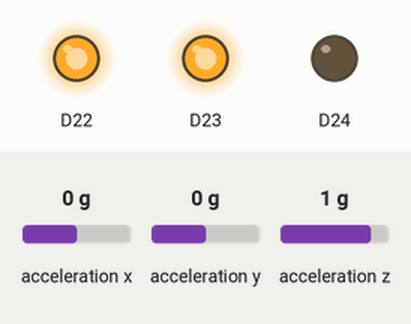
Simulated run of this sketch. Board: Arduino Nano 33 BLE. Shown: output pins drawn as LEDs (lit = HIGH). Inputs (shaded band) come from the test bench; at power-on: acceleration x 0 g, acceleration y 0 g, acceleration z 1 g. Nothing arrives over Bluetooth unless stated; a phone connects over Bluetooth LE 3 s after start.

Above: at 0.1 s.
At 4.2 s:
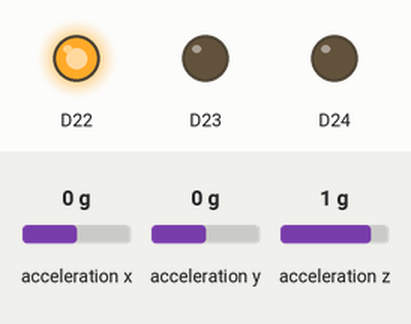
4.3 s: acceleration x set to -1.4 g
At 4.43 s:
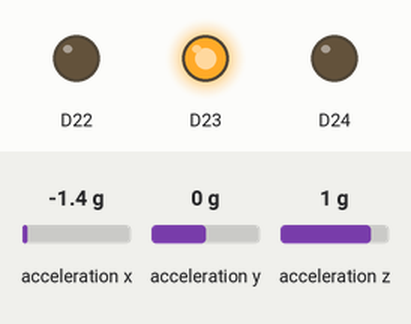
Timing chart, 0 to 7.3 s (numbered marks = the images above; inputs shaded):
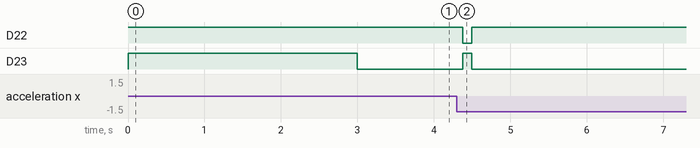

The sketch:

ble_motion_shaker.ino
```cpp
#include <ArduinoBLE.h>
#include <Arduino_BMI270_BMM150.h>
#include <math.h>

const char* DEVICE_NAME = "Peacock-Shaker";
const char* SERVICE_UUID = "19B10010-E8F2-537E-4F6C-D104768A1214";
const char* MOTION_LEVEL_UUID = "19B10011-E8F2-537E-4F6C-D104768A1214";

// Raise MOTION_START_THRESHOLD if the chick reacts too easily.
// Lower it if stronger handling is needed before anything happens.
const float MOTION_START_THRESHOLD = 0.42f;

// Raise MOTION_STOP_THRESHOLD if the chick stays active too long after motion stops.
// Lower it if the trigger turns off too quickly.
const float MOTION_STOP_THRESHOLD = 0.22f;

// Lower MOTION_FULL_SCALE if strong shaking should reach the highest response more easily.
// Raise it if the strongest responses happen too often.
const float MOTION_FULL_SCALE = 1.80f;

// MOTION_LEVEL_MAX controls how many motion steps are sent to the responder.
const byte MOTION_LEVEL_MAX = 5;

const unsigned long SENSOR_SAMPLE_MS = 40;

// Lower MOTION_WINDOW_MS for quicker response with less averaging.
// Raise it for smoother response with more averaging.
const unsigned long MOTION_WINDOW_MS = 120;
const unsigned long BLE_SEND_MIN_MS = 120;
const unsigned long BLE_REFRESH_MS = 400;

BLEService motionService(SERVICE_UUID);
BLEByteCharacteristic motionLevelCharacteristic(MOTION_LEVEL_UUID, BLERead | BLENotify);

byte localMotionLevel = 0;
byte sentMotionLevel = 255;

float previousAccelX = 0.0f;
float previousAccelY = 0.0f;
float previousAccelZ = 0.0f;
bool hasPreviousAcceleration = false;
float motionEnergySum = 0.0f;
byte motionEnergySamples = 0;

unsigned long lastSensorSampleMs = 0;
unsigned long lastMotionWindowMs = 0;
unsigned long lastBleSendMs = 0;

void setRgb(bool redOn, bool greenOn, bool blueOn) {
  digitalWrite(LEDR, redOn ? LOW : HIGH);
  digitalWrite(LEDG, greenOn ? LOW : HIGH);
  digitalWrite(LEDB, blueOn ? LOW : HIGH);
}

void stopWithErrorLight() {
  setRgb(true, false, false);
  while (true) {
    delay(1000);
  }
}

bool readMotionSample(float& motionAmount) {
  if (!IMU.accelerationAvailable()) {
    return false;
  }

  float accelX = 0.0f;
  float accelY = 0.0f;
  float accelZ = 0.0f;
  IMU.readAcceleration(accelX, accelY, accelZ);

  if (!hasPreviousAcceleration) {
    previousAccelX = accelX;
    previousAccelY = accelY;
    previousAccelZ = accelZ;
    hasPreviousAcceleration = true;
    motionAmount = 0.0f;
    return true;
  }

  float deltaX = accelX - previousAccelX;
  float deltaY = accelY - previousAccelY;
  float deltaZ = accelZ - previousAccelZ;

  previousAccelX = accelX;
  previousAccelY = accelY;
  previousAccelZ = accelZ;

  motionAmount = sqrt(deltaX * deltaX + deltaY * deltaY + deltaZ * deltaZ);
  return true;
}

byte quantizeMotionLevel(float motionAmount, byte previousLevel) {
  float threshold = previousLevel > 0 ? MOTION_STOP_THRESHOLD : MOTION_START_THRESHOLD;
  if (motionAmount <= threshold) {
    return 0;
  }

  float usableRange = MOTION_FULL_SCALE - threshold;
  if (usableRange <= 0.0f) {
    return MOTION_LEVEL_MAX;
  }

  float scaled = (motionAmount - threshold) / usableRange;
  if (scaled < 0.0f) {
    scaled = 0.0f;
  }
  if (scaled > 1.0f) {
    scaled = 1.0f;
  }

  return (byte)(1 + (scaled * (float)(MOTION_LEVEL_MAX - 1)));
}

void updateLocalMotion() {
  if (millis() - lastSensorSampleMs < SENSOR_SAMPLE_MS) {
    return;
  }

  lastSensorSampleMs = millis();

  float motionAmount = 0.0f;
  if (!readMotionSample(motionAmount)) {
    return;
  }

  motionEnergySum += motionAmount * motionAmount;
  motionEnergySamples++;

  if (lastMotionWindowMs == 0) {
    lastMotionWindowMs = millis();
  }

  if (millis() - lastMotionWindowMs < MOTION_WINDOW_MS) {
    return;
  }

  if (motionEnergySamples == 0) {
    return;
  }

  float rmsMotion = sqrt(motionEnergySum / (float)motionEnergySamples);
  localMotionLevel = quantizeMotionLevel(rmsMotion, localMotionLevel);

  motionEnergySum = 0.0f;
  motionEnergySamples = 0;
  lastMotionWindowMs = millis();
}

void updateBleMotionLevel() {
  bool refreshNeeded = (millis() - lastBleSendMs) >= BLE_REFRESH_MS;

  if (!refreshNeeded && localMotionLevel == sentMotionLevel) {
    return;
  }

  if (millis() - lastBleSendMs < BLE_SEND_MIN_MS) {
    return;
  }

  motionLevelCharacteristic.writeValue(localMotionLevel);
  sentMotionLevel = localMotionLevel;
  lastBleSendMs = millis();
}

void updateStatusLight() {
  if (!BLE.connected()) {
    setRgb(false, false, true);
    return;
  }

  if (localMotionLevel > 0) {
    setRgb(true, false, true);
    return;
  }

  setRgb(false, true, true);
}

void setup() {
  pinMode(LEDR, OUTPUT);
  pinMode(LEDG, OUTPUT);
  pinMode(LEDB, OUTPUT);
  setRgb(false, false, false);

  if (!IMU.begin()) {
    stopWithErrorLight();
  }

  if (!BLE.begin()) {
    stopWithErrorLight();
  }

  motionService.addCharacteristic(motionLevelCharacteristic);
  BLE.addService(motionService);

  BLE.setLocalName(DEVICE_NAME);
  BLE.setAdvertisedService(motionService);
  motionLevelCharacteristic.writeValue((byte)0);
  BLE.advertise();
}

void loop() {
  BLE.poll();
  updateLocalMotion();
  updateBleMotionLevel();
  updateStatusLight();
}
```

Measured:
- after the input at 4.3 s, D22: HIGH → LOW after 0.08 s, → HIGH 0.12 s later; D23: LOW → HIGH after 0.08 s, → LOW 0.12 s later
